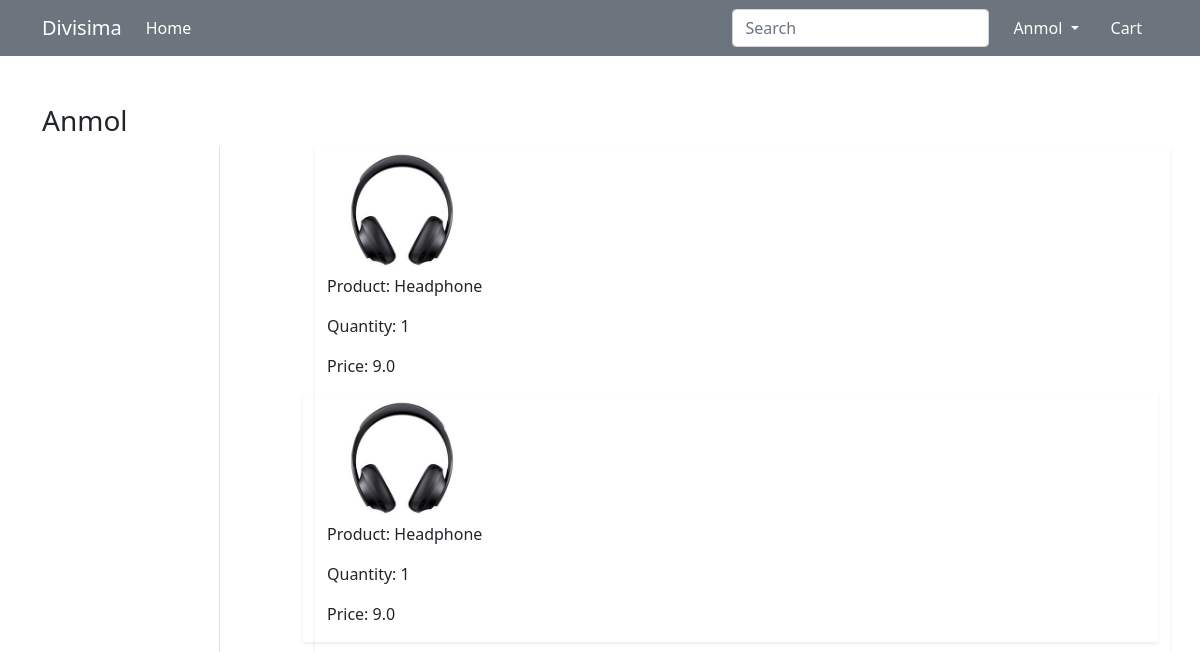
Page /orders/ (signed in) on the committed database.
### ecom/models.py (models this page shows, shortened)
class OrderMade(models.Model):
    user=models.ForeignKey(User, on_delete=models.CASCADE)
    customer=models.ForeignKey(Customer, on_delete=models.CASCADE)
    product=models.ForeignKey(Product, on_delete=models.CASCADE)
    quantity=models.PositiveIntegerField(default=1)
    ordered_date=models.DateTimeField(auto_now_add=True)
    @property
    def total_cost_product(self):
        return self.quantity * self.product.discounted_price

class Product(models.Model):
    title=models.CharField(max_length=100)
    selling_price=models.FloatField()
    discounted_price=models.FloatField()
    brand=models.CharField(max_length=100)
    product_image=models.ImageField(upload_to='productimg')  #this productsimg folder is saved in media\productimg

### ecom/views.py (the view)
# urls.py: path('orders/', views.orders, name='orders'),
@login_required
def orders(request):   #here we'll show the orders which are made by user and after this step we just have to attach a payment gateway
    om=OrderMade.objects.filter(user=request.user)
    return render(request, 'ecom/orders.html', {'om':om})

### ecom/templates/ecom/orders.html (shortened to what this page needs)
{% extends 'ecom/base.html' %}
{% load static %}
{% block main-content %}
<div class="container my-5">
 <div class="row">
 <h3><span class="text-capitalize">{{request.user}}</span></h3>
  <div class="col-sm-2 border-end">
  </div>
  <div class="col-sm-9 offset-sm-1">
      {% for o in om %}
   <div class="row shadow-sm mb-3">
       <div class="col=sm=2">
           <img src="{{o.product.product_image.url}}" alt="" srcset="" class="img-fluid" height="150" width="150">
       </div>
       <div class="col-sm-7">
           <p>Product: {{o.product.title}}</p>
           <p>Quantity: {{o.quantity}}</p>
           <p>Price: {{o.total_cost_product}}</p>
       </div>
       {% endfor %}
 </div>
</div>
{% endblock main-content %}

### ecom/templates/ecom/base.html (shortened to what this page needs)
<!doctype html>
{% load static %}
<html lang="en">
  <head>
    <link href="https://cdn.jsdelivr.net/npm/bootstrap@5.0.0-beta1/dist/css/bootstrap.min.css" rel="stylesheet">
    <link rel="stylesheet" href="{% static 'ecom/css/owl.carousel.min.css' %}">
    <link rel="stylesheet" href="{% static 'ecom/css/all.min.css' %}">
    <link rel="stylesheet" href="{% static 'ecom/css/style.css' %}">
  </head>
  <body>
    <nav class="navbar navbar-expand-lg navbar-dark bg-secondary">
     <div class="container">
       <a class="navbar-brand" href="/">Divisima</a>
       <div class="collapse navbar-collapse" id="navbarSupportedContent">
         <ul class="navbar-nav me-auto mb-2 mb-lg-0">
           <li class="nav-item">
             <a class="nav-link active" aria-current="page" href="/">Home</a>
           </li>
         </ul>
         <form class="d-flex">
           <input class="form-control me-2" type="search" placeholder="Search" aria-label="Search">
         </form>
         <div>
          <ul class="navbar-nav me-auto mb-2 mb-lg-0">
            {% if request.user.is_authenticated %}
           <li class="nav-item dropdown mx-2">
              <a class="nav-link dropdown-toggle text-white" href="#" id="profileDropdown" role="button" data-bs-toggle="dropdown" aria-expanded="false">
                {{request.user.username|capfirst}}
              </a>
            </li>
            <li class="nav-item mx-2">
             <a href="{% url 'showcart' %}" class="nav-link text-white"> Cart </a>
            </li>
            {% endif %}
          </ul>
         </div>
       </div>
     </div>
    </nav>
    {% block main-content %} {% endblock main-content %}
  </body>
</html>

### rows in the picture
OrderMade: product.product_image (picture), product "Headphone", quantity "1", total_cost_product "9.0"
OrderMade: product.product_image (picture), product "Headphone", quantity "1", total_cost_product "9.0"

### other values in the picture
{{ request.user.username|capfirst }} "Anmol"
{{ request.user }} "Anmol"
